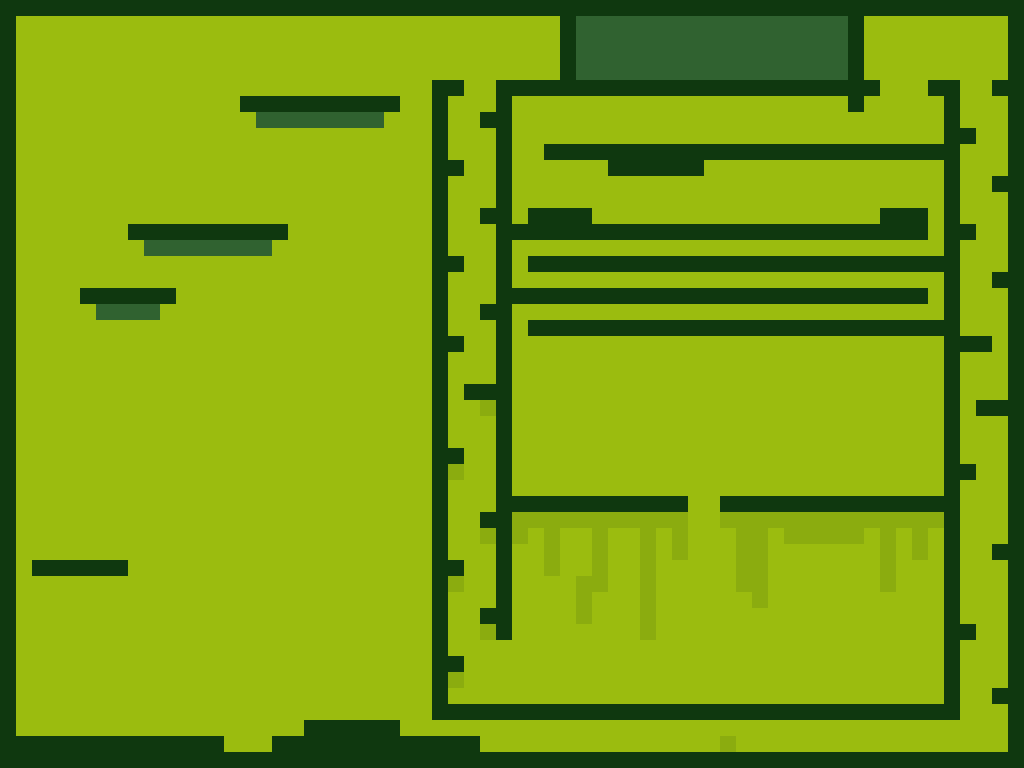

The image is a tile-based game level rendered from a .tmx file. Its description and complete source (layers, tilesets, objects, tile grids) follow:
An orthogonal 64x48 tile map with 16x16 px tiles, 1 tile layer (Tile Layer 1) and 10 objects (7x treasure, playerStart, enemy, exit).

<map version="1.0" orientation="orthogonal" renderorder="right-down" width="64" height="48" tilewidth="16" tileheight="16" nextobjectid="22">
 <tileset firstgid="1" name="gb" tilewidth="16" tileheight="16" tilecount="4" columns="4">
  <image source="../images/gbTiles.png" width="64" height="16" />
 </tileset>
 <layer name="Tile Layer 1" width="64" height="48">
  <data encoding="csv">
4,4,4,4,4,4,4,4,4,4,4,4,4,4,4,4,4,4,4,4,4,4,4,4,4,4,4,4,4,4,4,4,4,4,4,4,4,4,4,4,4,4,4,4,4,4,4,4,4,4,4,4,4,4,4,4,4,4,4,4,4,4,4,4,
4,1,1,1,1,1,1,1,1,1,1,1,1,1,1,1,1,1,1,1,1,1,1,1,1,1,1,1,1,1,1,1,1,1,1,4,3,3,3,3,3,3,3,3,3,3,3,3,3,3,3,3,3,4,1,1,1,1,1,1,1,1,1,4,
4,1,1,1,1,1,1,1,1,1,1,1,1,1,1,1,1,1,1,1,1,1,1,1,1,1,1,1,1,1,1,1,1,1,1,4,3,3,3,3,3,3,3,3,3,3,3,3,3,3,3,3,3,4,1,1,1,1,1,1,1,1,1,4,
4,1,1,1,1,1,1,1,1,1,1,1,1,1,1,1,1,1,1,1,1,1,1,1,1,1,1,1,1,1,1,1,1,1,1,4,3,3,3,3,3,3,3,3,3,3,3,3,3,3,3,3,3,4,1,1,1,1,1,1,1,1,1,4,
4,1,1,1,1,1,1,1,1,1,1,1,1,1,1,1,1,1,1,1,1,1,1,1,1,1,1,1,1,1,1,1,1,1,1,4,3,3,3,3,3,3,3,3,3,3,3,3,3,3,3,3,3,4,1,1,1,1,1,1,1,1,1,4,
4,1,1,1,1,1,1,1,1,1,1,1,1,1,1,1,1,1,1,1,1,1,1,1,1,1,1,4,4,1,1,4,4,4,4,4,4,4,4,4,4,4,4,4,4,4,4,4,4,4,4,4,4,4,4,1,1,1,4,4,1,1,4,4,
4,1,1,1,1,1,1,1,1,1,1,1,1,1,1,4,4,4,4,4,4,4,4,4,4,1,1,4,1,1,1,4,1,1,1,1,1,1,1,1,1,1,1,1,1,1,1,1,1,1,1,1,1,4,1,1,1,1,1,4,1,1,1,4,
4,1,1,1,1,1,1,1,1,1,1,1,1,1,1,1,3,3,3,3,3,3,3,3,1,1,1,4,1,1,4,4,1,1,1,1,1,1,1,1,1,1,1,1,1,1,1,1,1,1,1,1,1,1,1,1,1,1,1,4,1,1,1,4,
4,1,1,1,1,1,1,1,1,1,1,1,1,1,1,1,1,1,1,1,1,1,1,1,1,1,1,4,1,1,1,4,1,1,1,1,1,1,1,1,1,1,1,1,1,1,1,1,1,1,1,1,1,1,1,1,1,1,1,4,4,1,1,4,
4,1,1,1,1,1,1,1,1,1,1,1,1,1,1,1,1,1,1,1,1,1,1,1,1,1,1,4,1,1,1,4,1,1,4,4,4,4,4,4,4,4,4,4,4,4,4,4,4,4,4,4,4,4,4,4,4,4,4,4,1,1,1,4,
4,1,1,1,1,1,1,1,1,1,1,1,1,1,1,1,1,1,1,1,1,1,1,1,1,1,1,4,4,1,1,4,1,1,1,1,1,1,4,4,4,4,4,4,1,1,1,1,1,1,1,1,1,1,1,1,1,1,1,4,1,1,1,4,
4,1,1,1,1,1,1,1,1,1,1,1,1,1,1,1,1,1,1,1,1,1,1,1,1,1,1,4,1,1,1,4,1,1,1,1,1,1,1,1,1,1,1,1,1,1,1,1,1,1,1,1,1,1,1,1,1,1,1,4,1,1,4,4,
4,1,1,1,1,1,1,1,1,1,1,1,1,1,1,1,1,1,1,1,1,1,1,1,1,1,1,4,1,1,1,4,1,1,1,1,1,1,1,1,1,1,1,1,1,1,1,1,1,1,1,1,1,1,1,1,1,1,1,4,1,1,1,4,
4,1,1,1,1,1,1,1,1,1,1,1,1,1,1,1,1,1,1,1,1,1,1,1,1,1,1,4,1,1,4,4,1,4,4,4,4,1,1,1,1,1,1,1,1,1,1,1,1,1,1,1,1,1,1,4,4,4,1,4,1,1,1,4,
4,1,1,1,1,1,1,1,4,4,4,4,4,4,4,4,4,4,1,1,1,1,1,1,1,1,1,4,1,1,1,4,4,4,4,4,4,4,4,4,4,4,4,4,4,4,4,4,4,4,4,4,4,4,4,4,4,4,1,4,4,1,1,4,
4,1,1,1,1,1,1,1,1,3,3,3,3,3,3,3,3,1,1,1,1,1,1,1,1,1,1,4,1,1,1,4,1,1,1,1,1,1,1,1,1,1,1,1,1,1,1,1,1,1,1,1,1,1,1,1,1,1,1,4,1,1,1,4,
4,1,1,1,1,1,1,1,1,1,1,1,1,1,1,1,1,1,1,1,1,1,1,1,1,1,1,4,4,1,1,4,1,4,4,4,4,4,4,4,4,4,4,4,4,4,4,4,4,4,4,4,4,4,4,4,4,4,4,4,1,1,1,4,
4,1,1,1,1,1,1,1,1,1,1,1,1,1,1,1,1,1,1,1,1,1,1,1,1,1,1,4,1,1,1,4,1,1,1,1,1,1,1,1,1,1,1,1,1,1,1,1,1,1,1,1,1,1,1,1,1,1,1,4,1,1,4,4,
4,1,1,1,1,4,4,4,4,4,4,1,1,1,1,1,1,1,1,1,1,1,1,1,1,1,1,4,1,1,1,4,4,4,4,4,4,4,4,4,4,4,4,4,4,4,4,4,4,4,4,4,4,4,4,4,4,4,1,4,1,1,1,4,
4,1,1,1,1,1,3,3,3,3,1,1,1,1,1,1,1,1,1,1,1,1,1,1,1,1,1,4,1,1,4,4,1,1,1,1,1,1,1,1,1,1,1,1,1,1,1,1,1,1,1,1,1,1,1,1,1,1,1,4,1,1,1,4,
4,1,1,1,1,1,1,1,1,1,1,1,1,1,1,1,1,1,1,1,1,1,1,1,1,1,1,4,1,1,1,4,1,4,4,4,4,4,4,4,4,4,4,4,4,4,4,4,4,4,4,4,4,4,4,4,4,4,4,4,1,1,1,4,
4,1,1,1,1,1,1,1,1,1,1,1,1,1,1,1,1,1,1,1,1,1,1,1,1,1,1,4,4,1,1,4,1,1,1,1,1,1,1,1,1,1,1,1,1,1,1,1,1,1,1,1,1,1,1,1,1,1,1,4,4,4,1,4,
4,1,1,1,1,1,1,1,1,1,1,1,1,1,1,1,1,1,1,1,1,1,1,1,1,1,1,4,1,1,1,4,1,1,1,1,1,1,1,1,1,1,1,1,1,1,1,1,1,1,1,1,1,1,1,1,1,1,1,4,1,1,1,4,
4,1,1,1,1,1,1,1,1,1,1,1,1,1,1,1,1,1,1,1,1,1,1,1,1,1,1,4,1,1,1,4,1,1,1,1,1,1,1,1,1,1,1,1,1,1,1,1,1,1,1,1,1,1,1,1,1,1,1,4,1,1,1,4,
4,1,1,1,1,1,1,1,1,1,1,1,1,1,1,1,1,1,1,1,1,1,1,1,1,1,1,4,1,4,4,4,1,1,1,1,1,1,1,1,1,1,1,1,1,1,1,1,1,1,1,1,1,1,1,1,1,1,1,4,1,1,1,4,
4,1,1,1,1,1,1,1,1,1,1,1,1,1,1,1,1,1,1,1,1,1,1,1,1,1,1,4,1,1,2,4,1,1,1,1,1,1,1,1,1,1,1,1,1,1,1,1,1,1,1,1,1,1,1,1,1,1,1,4,1,4,4,4,
4,1,1,1,1,1,1,1,1,1,1,1,1,1,1,1,1,1,1,1,1,1,1,1,1,1,1,4,1,1,1,4,1,1,1,1,1,1,1,1,1,1,1,1,1,1,1,1,1,1,1,1,1,1,1,1,1,1,1,4,1,1,1,4,
4,1,1,1,1,1,1,1,1,1,1,1,1,1,1,1,1,1,1,1,1,1,1,1,1,1,1,4,1,1,1,4,1,1,1,1,1,1,1,1,1,1,1,1,1,1,1,1,1,1,1,1,1,1,1,1,1,1,1,4,1,1,1,4,
4,1,1,1,1,1,1,1,1,1,1,1,1,1,1,1,1,1,1,1,1,1,1,1,1,1,1,4,4,1,1,4,1,1,1,1,1,1,1,1,1,1,1,1,1,1,1,1,1,1,1,1,1,1,1,1,1,1,1,4,1,1,1,4,
4,1,1,1,1,1,1,1,1,1,1,1,1,1,1,1,1,1,1,1,1,1,1,1,1,1,1,4,2,1,1,4,1,1,1,1,1,1,1,1,1,1,1,1,1,1,1,1,1,1,1,1,1,1,1,1,1,1,1,4,4,1,1,4,
4,1,1,1,1,1,1,1,1,1,1,1,1,1,1,1,1,1,1,1,1,1,1,1,1,1,1,4,1,1,1,4,1,1,1,1,1,1,1,1,1,1,1,1,1,1,1,1,1,1,1,1,1,1,1,1,1,1,1,4,1,1,1,4,
4,1,1,1,1,1,1,1,1,1,1,1,1,1,1,1,1,1,1,1,1,1,1,1,1,1,1,4,1,1,1,4,4,4,4,4,4,4,4,4,4,4,4,1,1,4,4,4,4,4,4,4,4,4,4,4,4,4,4,4,1,1,1,4,
4,1,1,1,1,1,1,1,1,1,1,1,1,1,1,1,1,1,1,1,1,1,1,1,1,1,1,4,1,1,4,4,2,2,2,2,2,2,2,2,2,2,2,1,1,2,2,2,2,2,2,2,2,2,2,2,2,2,2,4,1,1,1,4,
4,1,1,1,1,1,1,1,1,1,1,1,1,1,1,1,1,1,1,1,1,1,1,1,1,1,1,4,1,1,2,4,2,1,2,1,1,2,1,1,2,1,2,1,1,1,2,2,1,2,2,2,2,2,1,2,1,2,1,4,1,1,1,4,
4,1,1,1,1,1,1,1,1,1,1,1,1,1,1,1,1,1,1,1,1,1,1,1,1,1,1,4,1,1,1,4,1,1,2,1,1,2,1,1,2,1,2,1,1,1,2,2,1,1,1,1,1,1,1,2,1,2,1,4,1,1,4,4,
4,1,4,4,4,4,4,4,1,1,1,1,1,1,1,1,1,1,1,1,1,1,1,1,1,1,1,4,4,1,1,4,1,1,2,1,1,2,1,1,2,1,1,1,1,1,2,2,1,1,1,1,1,1,1,2,1,1,1,4,1,1,1,4,
4,1,1,1,1,1,1,1,1,1,1,1,1,1,1,1,1,1,1,1,1,1,1,1,1,1,1,4,2,1,1,4,1,1,1,1,2,2,1,1,2,1,1,1,1,1,2,2,1,1,1,1,1,1,1,2,1,1,1,4,1,1,1,4,
4,1,1,1,1,1,1,1,1,1,1,1,1,1,1,1,1,1,1,1,1,1,1,1,1,1,1,4,1,1,1,4,1,1,1,1,2,1,1,1,2,1,1,1,1,1,1,2,1,1,1,1,1,1,1,1,1,1,1,4,1,1,1,4,
4,1,1,1,1,1,1,1,1,1,1,1,1,1,1,1,1,1,1,1,1,1,1,1,1,1,1,4,1,1,4,4,1,1,1,1,2,1,1,1,2,1,1,1,1,1,1,1,1,1,1,1,1,1,1,1,1,1,1,4,1,1,1,4,
4,1,1,1,1,1,1,1,1,1,1,1,1,1,1,1,1,1,1,1,1,1,1,1,1,1,1,4,1,1,2,4,1,1,1,1,1,1,1,1,2,1,1,1,1,1,1,1,1,1,1,1,1,1,1,1,1,1,1,4,4,1,1,4,
4,1,1,1,1,1,1,1,1,1,1,1,1,1,1,1,1,1,1,1,1,1,1,1,1,1,1,4,1,1,1,1,1,1,1,1,1,1,1,1,1,1,1,1,1,1,1,1,1,1,1,1,1,1,1,1,1,1,1,4,1,1,1,4,
4,1,1,1,1,1,1,1,1,1,1,1,1,1,1,1,1,1,1,1,1,1,1,1,1,1,1,4,4,1,1,1,1,1,1,1,1,1,1,1,1,1,1,1,1,1,1,1,1,1,1,1,1,1,1,1,1,1,1,4,1,1,1,4,
4,1,1,1,1,1,1,1,1,1,1,1,1,1,1,1,1,1,1,1,1,1,1,1,1,1,1,4,2,1,1,1,1,1,1,1,1,1,1,1,1,1,1,1,1,1,1,1,1,1,1,1,1,1,1,1,1,1,1,4,1,1,1,4,
4,1,1,1,1,1,1,1,1,1,1,1,1,1,1,1,1,1,1,1,1,1,1,1,1,1,1,4,1,1,1,1,1,1,1,1,1,1,1,1,1,1,1,1,1,1,1,1,1,1,1,1,1,1,1,1,1,1,1,4,1,1,4,4,
4,1,1,1,1,1,1,1,1,1,1,1,1,1,1,1,1,1,1,1,1,1,1,1,1,1,1,4,4,4,4,4,4,4,4,4,4,4,4,4,4,4,4,4,4,4,4,4,4,4,4,4,4,4,4,4,4,4,4,4,1,1,1,4,
4,1,1,1,1,1,1,1,1,1,1,1,1,1,1,1,1,1,1,4,4,4,4,4,4,1,1,1,1,1,1,1,1,1,1,1,1,1,1,1,1,1,1,1,1,1,1,1,1,1,1,1,1,1,1,1,1,1,1,1,1,1,1,4,
4,4,4,4,4,4,4,4,4,4,4,4,4,4,1,1,1,4,4,4,4,4,4,4,4,4,4,4,4,4,1,1,1,1,1,1,1,1,1,1,1,1,1,1,1,2,1,1,1,1,1,1,1,1,1,1,1,1,1,1,1,1,1,4,
4,4,4,4,4,4,4,4,4,4,4,4,4,4,4,4,4,4,4,4,4,4,4,4,4,4,4,4,4,4,4,4,4,4,4,4,4,4,4,4,4,4,4,4,4,4,4,4,4,4,4,4,4,4,4,4,4,4,4,4,4,4,4,4
</data>
 </layer>
 <objectgroup name="Actors">
  <properties>
   <property name="map" value="platformer32" />
  </properties>
  <object id="1" name="playerStart" x="32" y="720" width="16" height="16" />
  <object id="2" name="enemy" x="80" y="32" width="16" height="16">
   <properties>
    <property name="gravity" type="float" value="1.2" />
    <property name="maxSpeedX" type="float" value="1" />
   </properties>
  </object>
  <object id="3" name="treasure" x="160" y="272" width="16" height="16" />
  <object id="14" name="exit" x="48" y="544" width="16" height="16">
   <properties>
    <property name="map" value="platformer32" />
   </properties>
  </object>
  <object id="16" name="treasure" x="480" y="192" width="16" height="16" />
  <object id="17" name="treasure" x="96" y="544" width="16" height="16" />
  <object id="18" name="treasure" x="256" y="208" width="16" height="16" />
  <object id="19" name="treasure" x="528" y="64" width="16" height="16" />
  <object id="20" name="treasure" x="864" y="64" width="16" height="16" />
  <object id="21" name="treasure" x="992" y="528" width="16" height="16" />
 </objectgroup>
</map>